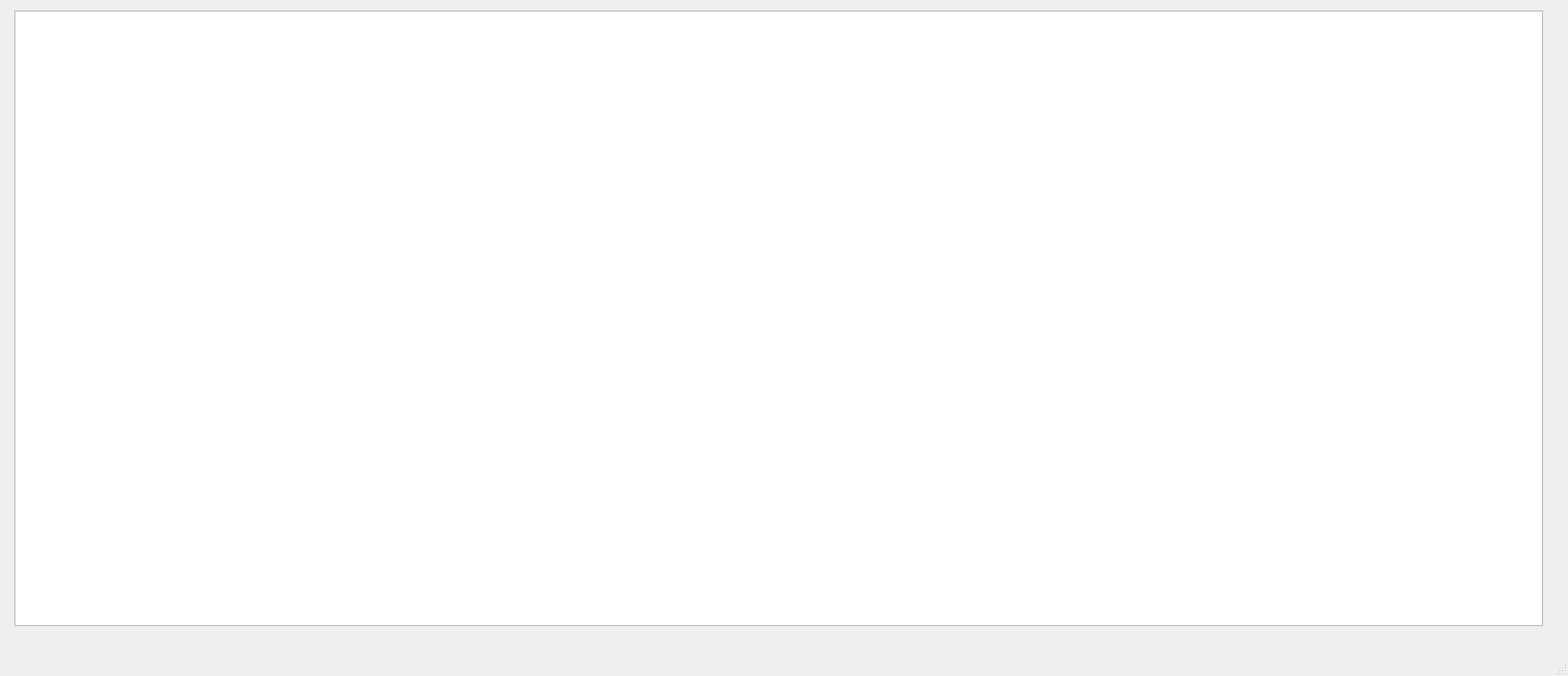
<?xml version="1.0" encoding="UTF-8"?>
<ui version="4.0">
 <class>MainWindow</class>
 <widget class="QMainWindow" name="MainWindow">
  <property name="geometry">
   <rect>
    <x>0</x>
    <y>0</y>
    <width>1632</width>
    <height>704</height>
   </rect>
  </property>
  <property name="windowTitle">
   <string>MainWindow</string>
  </property>
  <widget class="QWidget" name="centralwidget">
   <widget class="QGraphicsView" name="graphicsView">
    <property name="geometry">
     <rect>
      <x>15</x>
      <y>11</y>
      <width>1591</width>
      <height>641</height>
     </rect>
    </property>
   </widget>
  </widget>
  <widget class="QMenuBar" name="menubar">
   <property name="geometry">
    <rect>
     <x>0</x>
     <y>0</y>
     <width>1632</width>
     <height>25</height>
    </rect>
   </property>
  </widget>
  <widget class="QStatusBar" name="statusbar"/>
 </widget>
 <resources/>
 <connections/>
</ui>
